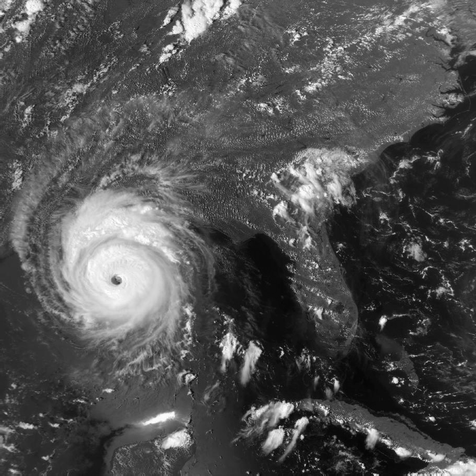
#> input picture image_processing/P6/Hurricane.tif, 476 x 476 px, shrunk from 913 x 913 before the run; the run also reads 1 picture not shown here
$ jupyter execute P6-Template_Matching_Motion_Estimation.ipynb
#> lines starting #> are read from the running program, lines starting #| are printed output that depends on the picture; after the words box and inside, x2 and y2 are one past the last pixel; in counts of white or black regions, pixels touching at a corner belong together
# [CSE426] Image Processing
Teaching Assistant: Hyunmin Ban (hmban1996@khu.ac.kr)

Professor: Hui Yong Kim (hykim.v@khu.ac.kr)

---

# P6: Template Matching & Motion Estimation

## P6.A: Template Matching (3점)

### 실습내용
실습은 다음 순서로 진행됩니다.
- 0) 실습에서 사용되는 패키지 import
- 1) 주어진 이미지 loading
- 2) 함수 정의
- 3) Matplotlib로 이미지 확인

### 점수
- 빈칸 합 3점

### 제출방법
- .ipynb 파일과 함께 .html 파일 (File -> export (Download) as -> HTML)도 함께 제출하세요. 하나만 제출할시 감점이 있습니다.
- e-campus에 .ipynb 파일과 .html 파일을 zip파일로 하지 말고 따로따로 올리세요.

## Imports

[cell 1]
import cv2
import numpy as np
import matplotlib.pyplot as plt
import matplotlib.image as img

## 1) Load Image

[cell 2]
img = cv2.imread('Hurricane.tif', cv2.IMREAD_GRAYSCALE) # 이미지 파일 읽기
#> img is the input picture: shape (476, 476); min 5, max 255, mean 81.4
template = cv2.imread('eye_template.tif', cv2.IMREAD_GRAYSCALE)

cv2.imshow('image', img)
cv2.imshow('template', template)
cv2.waitKey(0)
cv2.destroyAllWindows()

## 2) Define Function

**요구사항**
- 1) 이번 P6.A 실습과제는 template matching으로, 주어진 태풍 사진(image)에서 태풍의 눈(template)을 찾는게 목적입니다
- 2) OpenCV의 matchTemplate 함수와 minMaxLoc 함수를 사용해서 태풍 사진에서 태풍의 눈을 찾으세요
- 3) template matching 함수에서 match_result은 OpenCV의 matchTemplate 함수의 결과입니다
- 4) template matching 함수에서 plane은 image에 matching 된 box를 그리기 위해 넣었습니다

[cell 3]
def template_matching(image, template):
    height, width = template.shape
    match_result = cv2.matchTemplate(image, template, cv2.TM_CCORR_NORMED)
    min_val, max_val, min_loc, max_loc = cv2.minMaxLoc(match_result)
    top_left = max_loc
    bottom_right = (top_left[0] + width, top_left[1] + height)
    plane = image.copy()

    cv2.cvtColor(plane, cv2.COLOR_GRAY2BGR)
    cv2.rectangle(plane, top_left, bottom_right, (0,255,0), 4)
    match_result = cv2.normalize(match_result, None, 0, 255, cv2.NORM_MINMAX)
    match_result = match_result.astype('uint8')

    return match_result, plane

[cell 4]
match_result, detected_point = template_matching(img, template)
#> in template_matching, `match_result = cv2.matchTemplate(image, template, cv2.TM_CCORR_NORMED)`:
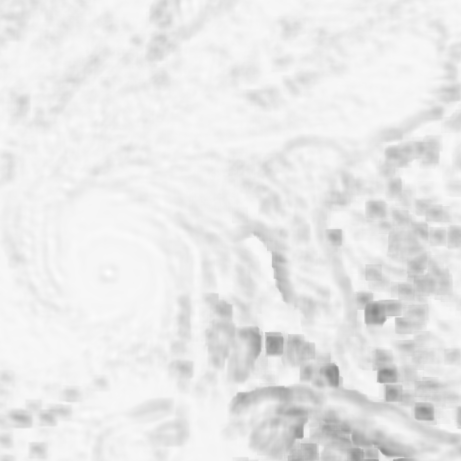
#> match_result: shape (461, 461) float32; min 0.537, max 1, mean 0.917
#> in template_matching, `min_val, max_val, min_loc, max_loc = cv2.minMaxLoc(match_result)`: min_val = 0.537; max_val = 1; min_loc = (374, 311); max_loc = (108, 272)
#> in template_matching, `bottom_right = (top_left[0] + width, top_left[1] + height)`: bottom_right = (124, 288)
#> in template_matching, `cv2.rectangle(plane, top_left, bottom_right, (0,255,0), 4)`:
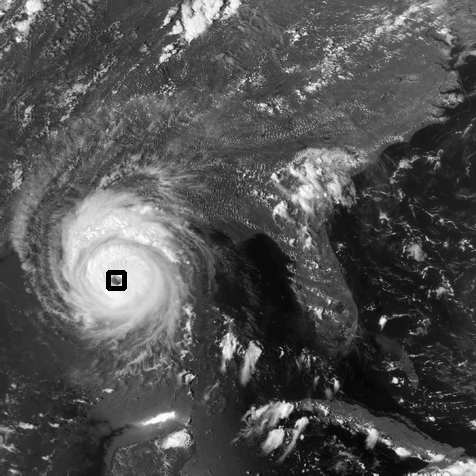
#> plane: shape (476, 476); 0.14% of pixels changed, all inside (x1, y1, x2, y2) = (106, 270, 127, 291)
#> in template_matching, `match_result = cv2.normalize(match_result, None, 0, 255, cv2.NORM_MINM..`:
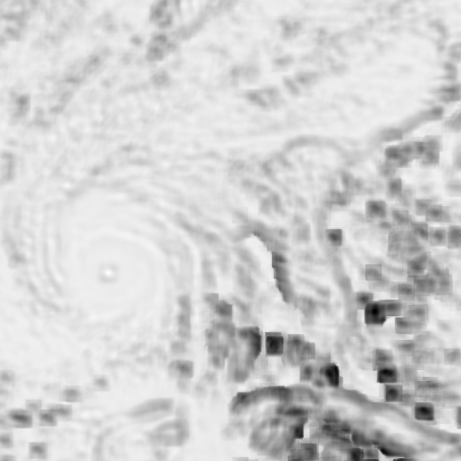
#> match_result: shape (461, 461) float32; min 6.52e-06, max 255, mean 209.4; drawn with min black and max white

## 3) Plot Image

[cell 5]
fig = plt.figure(figsize = (15, 10))
rows = 1
cols = 2

ax1 = fig.add_subplot(rows, cols, 1)
ax1.imshow(cv2.cvtColor(img, cv2.COLOR_GRAY2RGB))
ax1.set_title('Original')
ax1.axis("off")

fig = plt.figure(figsize = (3, 3))
ax2 = fig.add_subplot(rows, cols, 1)
ax2.imshow(cv2.cvtColor(template, cv2.COLOR_GRAY2RGB))
ax2.set_title('Template (eye of the hurricane)')
ax2.axis("off")

fig = plt.figure(figsize = (15, 10))
ax3 = fig.add_subplot(rows, cols, 1)
ax3.imshow(cv2.cvtColor(match_result, cv2.COLOR_GRAY2RGB))
ax3.set_title('Matching Result')
ax3.axis("off")

ax4 = fig.add_subplot(rows, cols, 2)
ax4.imshow(cv2.cvtColor(detected_point, cv2.COLOR_BGR2RGB)) # 태풍의 눈을 찾습니다
ax4.set_title('Detected Point')
ax4.axis("off")

plt.show()
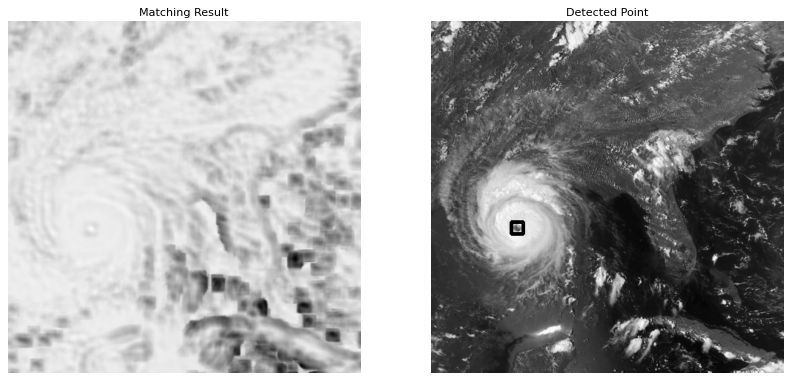
#> figure drawn by matplotlib, 2 panels

---

## P6.B: Motion Estimation and Compensation (7점)

### 실습내용
실습은 다음 순서로 진행됩니다.
- 1) 이미지 loading
- 2) 함수 구현
- 3) Matplotlib로 이미지 확인
- 4) Discussion

### 점수
- 2) 빈칸에 대한 합 7점
- Discussion 내용이 부실하면 감점

## 1) Load Image

[cell 6]
img1 = cv2.imread('tennis_1.jpg', cv2.IMREAD_GRAYSCALE)
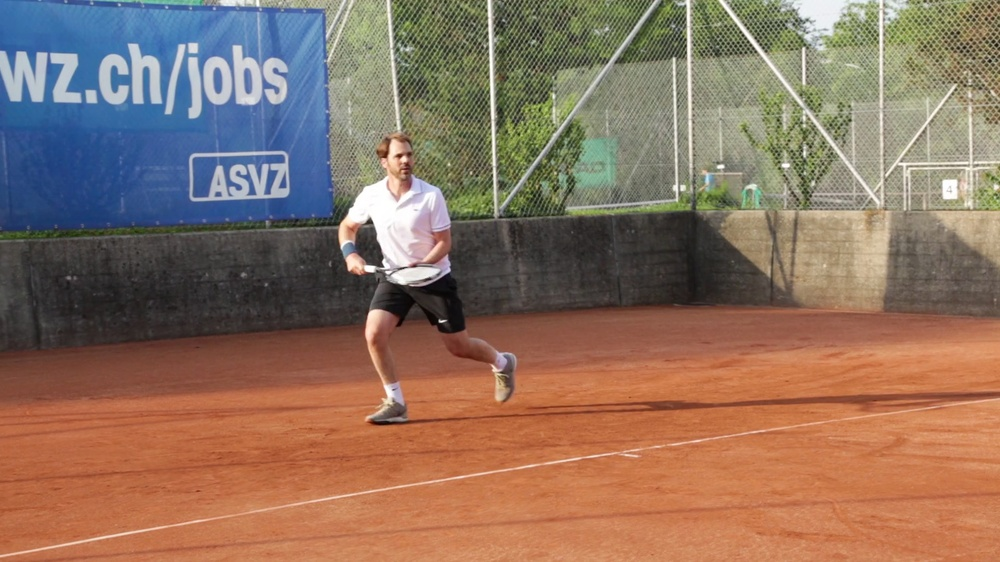
#> input picture image_processing/P6/tennis_1.jpg, 1000 x 562 px, shrunk from 1920 x 1080 before the run
#> img1: shape (562, 1000); min 3, max 255, mean 120.3
img2 = cv2.imread('tennis_2.jpg', cv2.IMREAD_GRAYSCALE)
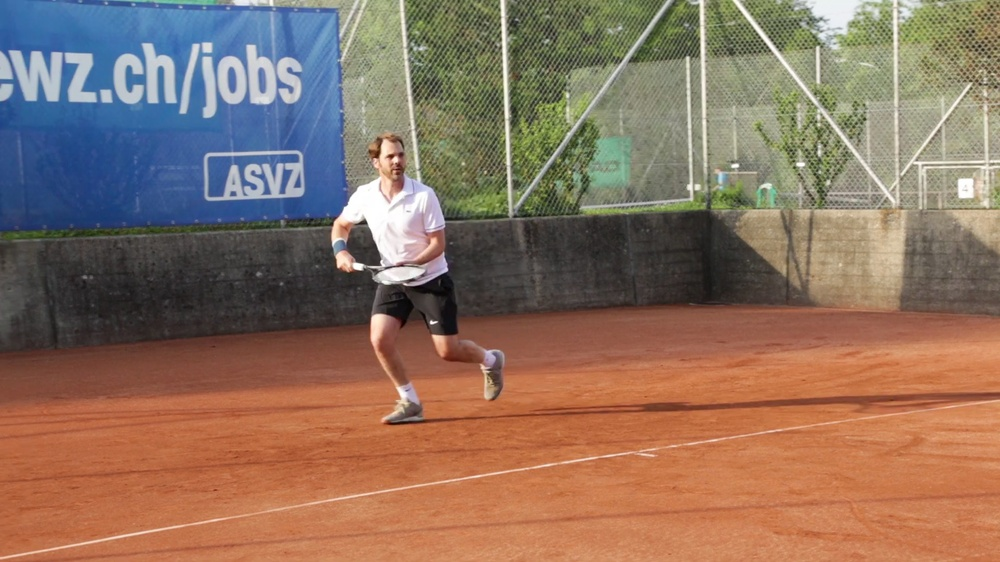
#> input picture image_processing/P6/tennis_2.jpg, 1000 x 562 px, shrunk from 1920 x 1080 before the run
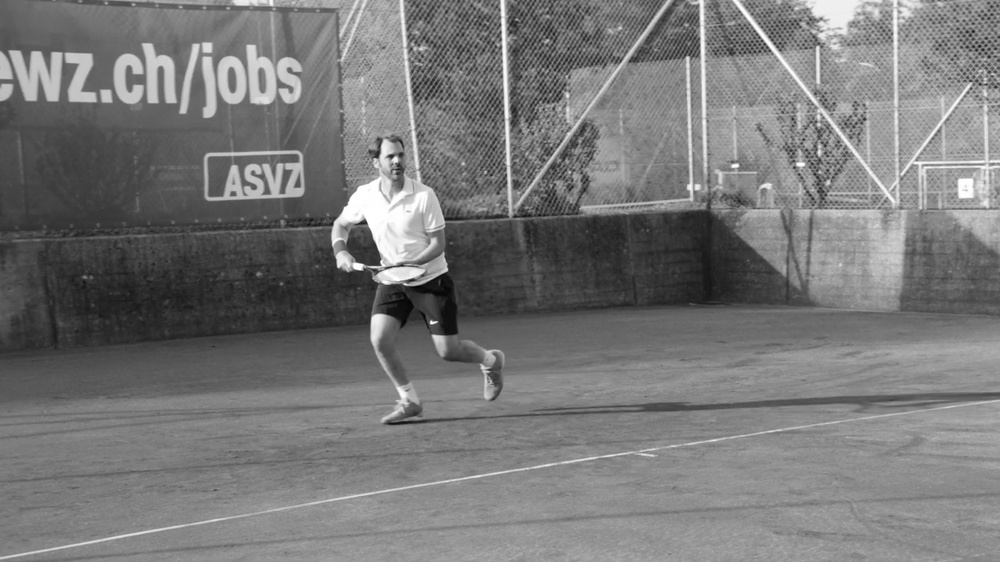
#> img2: shape (562, 1000); min 3, max 255, mean 119.9
cv2.imshow('image1', img1)
cv2.imshow('image2', img2)

cv2.waitKey(0)
cv2.destroyAllWindows()

## 2) Define Function

**요구사항**
- 이번 P6.B 실습과제는 Motion Estimation과 Motion Compensation 구현입니다

**Motion Estimation**
- 1) 현재 이미지에서 block size 만큼 이미지를 나눕니다
- 2) search_range는 이전 이미지에서 참조 할 영역의 크기를 정합니다, 이때 이전 이미지에 padding을 미리 수행하며 아래 사진은 첫 번째 block과 이에 해당하는 search range에 대한 예시로 첫 번째 block은 top, left 방향에 pixel이 없기 때문에 padding을 해줍니다
- 3) 현재 이미지(코드에서는 current_image)의 각 block마다 이전 이미지(코드에서는 padded_ref)의 search range 이내에서 OpenCV의 matchTemplate 함수를 수행해서 block과 가장 비슷한 위치를 찾습니다
- 4) OpenCV의 matchTemplate 함수를 사용할 때 method는 TM_SQDIFF를 사용하세요
- 5) 3)에서 구한 위치 값(top_left)과 block의 위치 값(top_left)을 빼줘서 vector 값을 구하고 vector 값을 motion_vector에 저장하세요
- 6) chart는 optical flow를 나타내기 위해 만들었으며 예시 코드를 사용하시면 됩니다

**Motion Compensation**
- 1) Motion Compensation은 Motion Estimation에서 구한 motion vector와 이전 이미지를 입력으로 받습니다
- 2) 출력값은 움직임 보상 된 이미지(compensated_image)로 0 값을 가지고 이전 이미지와 같은 크기를 가진 이미지로 초기화 합니다
- 3) 앞서 구한 motion vector로 이전 이미지의 예측 된 block을 보상 된 이미지에 넣습니다

[cell 7]
# 이미지의 차이를 계산하는 함수로 reference (이전 이미지) image (현재 이미지)의 차이를
# 0 ~ 255 값으로 나타냅니다
def img_diff(reference, image):
    diff = (image.astype('float') - reference.astype('float')) / 2
    diff = np.clip(diff + 128., 0, 255).astype('uint8')
    return diff

[cell 8]
def motion_estimation(reference, current_image, block_size, search_range, optical_flow_toggle=True):
    height, width = reference.shape
    chart = np.ones_like(reference) * 255

    pad = int((search_range - block_size) / 2)
    padded_ref = cv2.copyMakeBorder(reference, pad, pad, pad, pad, cv2.BORDER_CONSTANT, value=255)

    n_blocks_h, n_blocks_w = height // block_size, width // block_size

    ref_blocks = np.zeros((block_size + 2 * pad, block_size + 2 * pad, n_blocks_h, n_blocks_w))
    current_blocks = np.zeros((block_size, block_size, n_blocks_h, n_blocks_w))

    for i in range(n_blocks_h):
        x = i * block_size
        for j in range(n_blocks_w):
            y = j * block_size

            ref_blocks[:, :, i, j] = padded_ref[x:x + block_size + 2 * pad, y:y + block_size + 2 * pad]
            current_blocks[:, :, i, j] = current_image[x:x + block_size, y:y + block_size]

    motion_vectors = []
    for i in range(n_blocks_h):
        for j in range(n_blocks_w):
            current_block = current_blocks[:, :, i, j]

            min_mse = float('inf')
            best_i, best_j = 0, 0

            for i_off in range(-search_range, search_range + 1):
                if i + i_off < 0 or i + i_off >= n_blocks_h:
                    continue

                for j_off in range(-search_range, search_range + 1):
                    if j + j_off < 0 or j + j_off >= n_blocks_w:
                        continue

                    ref_block = ref_blocks[:, :, i + i_off, j + j_off]

                    if current_block.shape != ref_block.shape:
                        continue

                    mse = np.sum((current_block.astype('float') - ref_block.astype('float')) ** 2)
                    if mse < min_mse:
                        min_mse = mse
                        best_i, best_j = i_off, j_off

            motion_vectors.append((best_i, best_j))

            if optical_flow_toggle:
                x_flow, y_flow = best_j * block_size, best_i * block_size
                cv2.arrowedLine(chart, (y * block_size + block_size // 2, x * block_size + block_size // 2),
                                (y * block_size + block_size // 2 + y_flow, x * block_size + block_size // 2 + x_flow),
                                (0, 0, 0))

    return motion_vectors, chart

[cell 9]
def motion_compensation(reference, motion_vector, block_size, search_range):
    height, width = reference.shape
    compensated_image = np.zeros_like(reference)
    pad = int((search_range - block_size) / 2)

    for i in range(int(height / block_size)):
        x = i * block_size
        for j in range(int(width / block_size)):
            y = j * block_size
            mv = motion_vector[i * int(width / block_size) + j]
            ref_blk = reference[x:x+block_size, y:y+block_size]
            ref_x, ref_y = y + mv[0], x + mv[1]
            if ref_x < 0 or ref_y < 0 or ref_x + block_size > width or ref_y + block_size > height:
                # motion vector가 영상을 벗어날 경우 보상하지 않음
                continue
            compensated_image[x:x+block_size, y:y+block_size] = reference[ref_y:ref_y+block_size, ref_x:ref_x+block_size]

    return compensated_image

[cell 10]
# 아래 Parameter는 제출할 때 수정하지 마세요
# block size: 16, search range: 128
diff = img_diff(img1, img2)
#> in img_diff, `diff = (image.astype('float') - reference.astype('float')) / 2`:
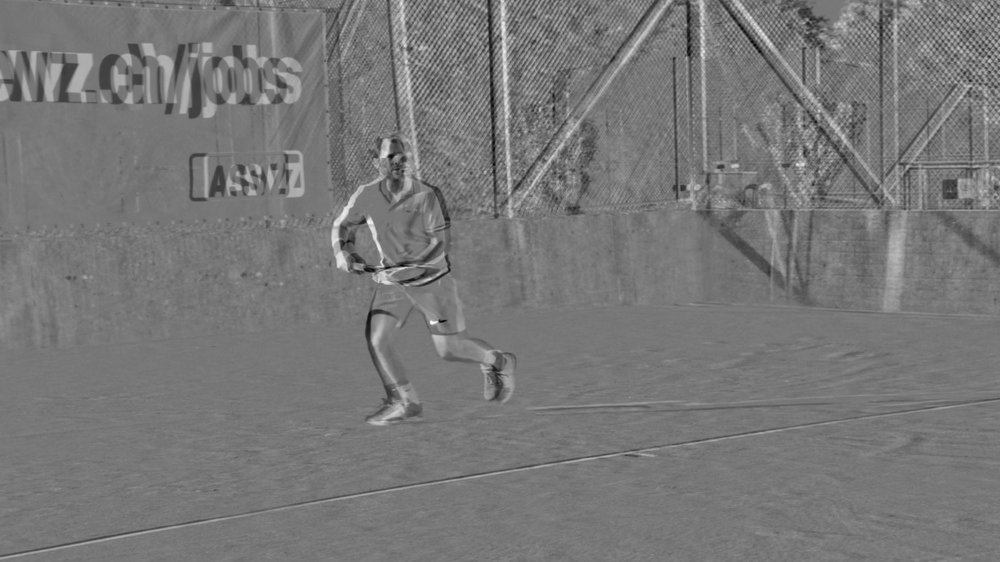
#> diff: shape (562, 1000) float64; min -108.5, max 122, mean -0.2; drawn with min black and max white
vectors, chart = motion_estimation(img1, img2, 16, 128)
#> in motion_estimation, `padded_ref = cv2.copyMakeBorder(reference, pad, pad, pad, pad, cv2.BOR..`:
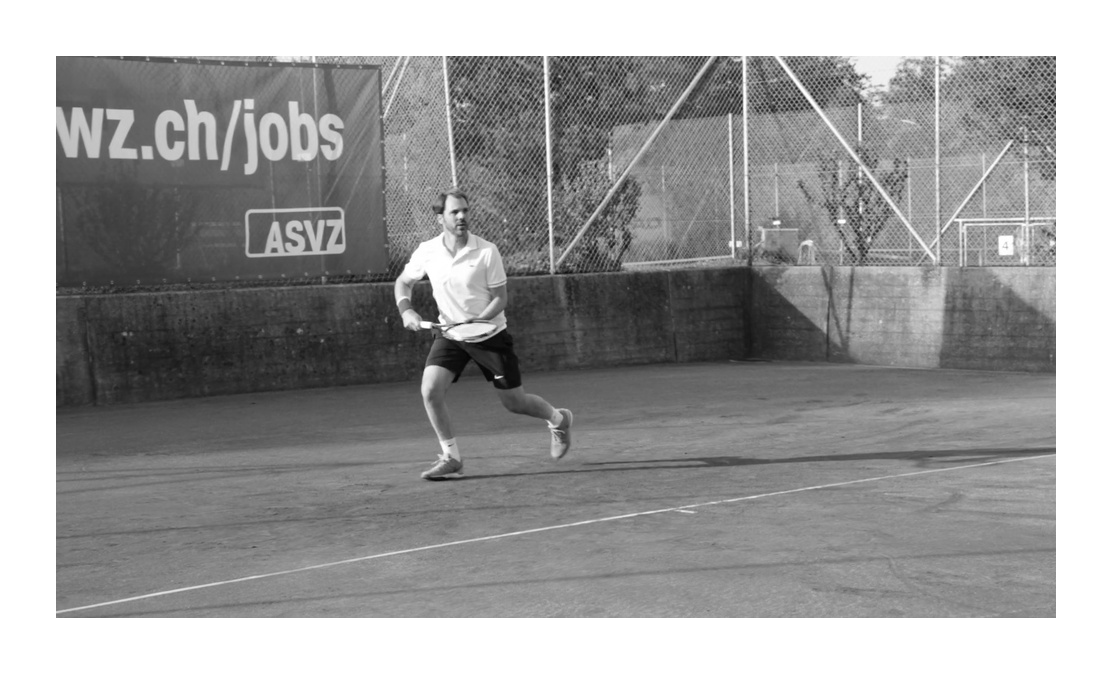
#> padded_ref: shape (674, 1112); min 3, max 255, mean 154
#> after the loop in motion_estimation, `for i in range(n_blocks_h):`: chart: shape (562, 1000); every value is 255
#> after the loop in motion_estimation, `for i in range(n_blocks_h):`: motion_vectors = 2170 pairs, first value 0 to 0, second value 0 to 0
#> vectors has the same summary as motion_vectors in motion_estimation
comp_img = motion_compensation(img1, vectors, 16, 128)
mc_diff = img_diff(comp_img, img2)

## 3) Plot Image

[cell 11]
plt.figure(figsize = (20, 15))
images = {'Previous Frame':img1, 'Current Frame':img2, 'Image Difference':diff,
          'Motion-Compensated Difference': mc_diff, 'Optical Flow':chart}

for i, (k, v) in enumerate(images.items()):
    plt.subplot(3,2,i+1)
    plt.title(k)
    plt.imshow(cv2.cvtColor(v, cv2.COLOR_GRAY2RGB))
    plt.axis("off")
#> this loop made 5 passes
#> k on passes 1 to 5: 'Previous Frame', 'Current Frame', 'Image Difference', 'Motion-Compensated Difference', 'Optical Flow'

plt.show()
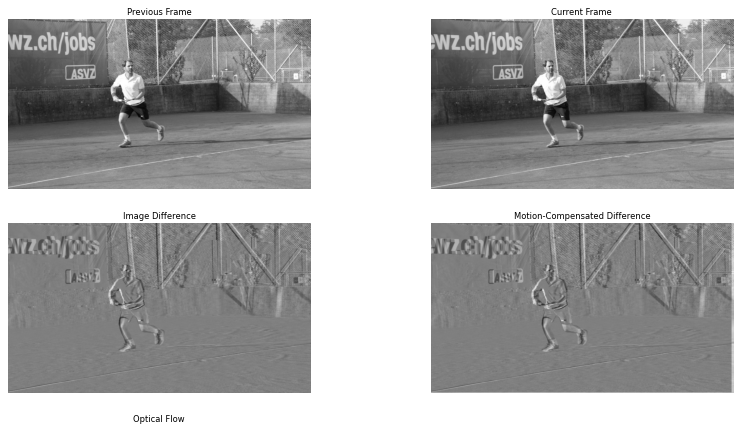
#> figure drawn by matplotlib, 5 panels
